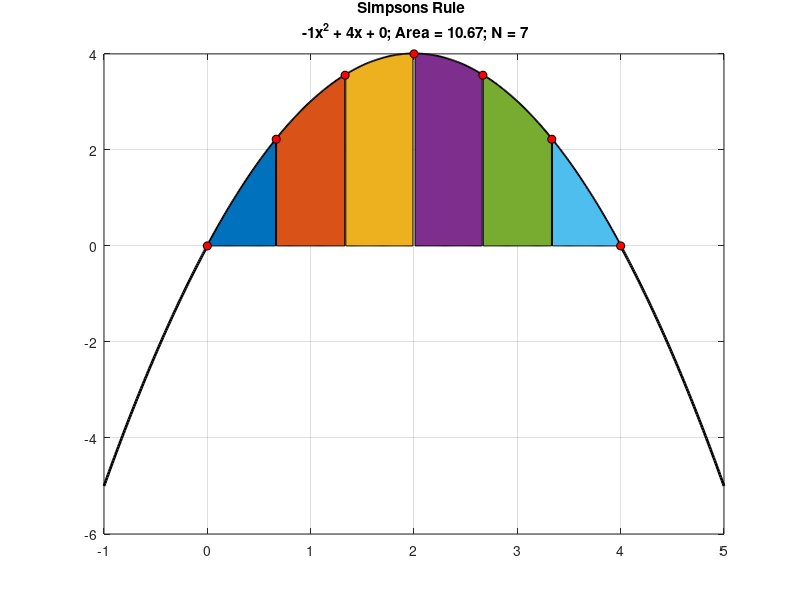

The MATLAB source for this figure:
clc
close all
clear all

iex = 3;

%% EXAMPLE 3:  Simpson's Method
if iex == 3
    % Input coefficients
    a = -1;
    b = 4;
    c = 0;
    
    % Intialize x
    x = [-1:.01:5];
    
    % Initialize function
    f = @(a,b,c,x) a*x.^2 + b*x + c;
    
    % Find y
    y = f(a,b,c,x);
    
    % Discretize X for summation
    xmin = 0; xmax = 4;
    
    % Number of points for dividing x (N-1 rectangles)
    % even N means odd number of subintervals (simpsons 3/8 rule)
    % odd N means even number of subintervals (simpsons even rule)
    Nsamples = 7; 
    
    x_sum = linspace(xmin,xmax,Nsamples);
    h = x_sum(2) - x_sum(1);
    
    % Y- points at x for summation
    y_sum = f(a,b,c,x_sum);
    
    % Call simpson function for integration
    area1 = h/3*(y_sum(1)+y_sum(7)+4*y_sum(2)+2*y_sum(3)+4*y_sum(4)+2*y_sum(5)+4*y_sum(6));
    
    % plot
    figure
    plot(x,y,'k','LineWidth',2);
    grid on, hold on  

    % color area under the curve
    for ii = 1:length(x_sum)-1
        idx = x>x_sum(ii)&x<x_sum(ii+1);
        area(x(idx),y(idx));
    end
    
    % plot circluar markers
    for ii = 1:length(x_sum)
        plot([x_sum(ii)],[y_sum(ii)],'o','MarkerFaceColor','r','MarkerEdgeColor','k');
    end
    if mod(length(x_sum),2)==1
        title(sprintf('Simpsons Rule \n %dx^2 + %dx + %d; Area = %0.2f; N = %d',a,b,c,area1,Nsamples));
    else
        title(sprintf('Simpsons 3/8 Rule \n %dx^2 + %dx + %d; Area = %0.2f; N = %d',a,b,c,area1,Nsamples));
    end
end

% Function for simpson's integration
function area1 = simpson(x,y)
h = x(2)-x(1);
N = length(x);
if mod(N,2)==1 
    % odd number of points (even number of intervals)
    % See class notes for derivation
    area1 = h/3*(y_sum(1)+y_sum(7)+4*y_sum(2)+2*y_sum(3)+4*y_sum(4)+2*y_sum(5)+4*y_sum(6)); 
else
    % even number of points
    % odd number of intervals (mod(N,2) == 0); % 3/8 rule
    % https://en.wikipedia.org/wiki/Simpson's_rule#Simpson.27s_3.2F8_rule
    area1 = (3*h/8)*(y(1) + sum(3*y(2:3:end-2)) + sum(3*y(3:3:end-1)) + sum(2*y(4:3:end-4)) + y(end));
end
end